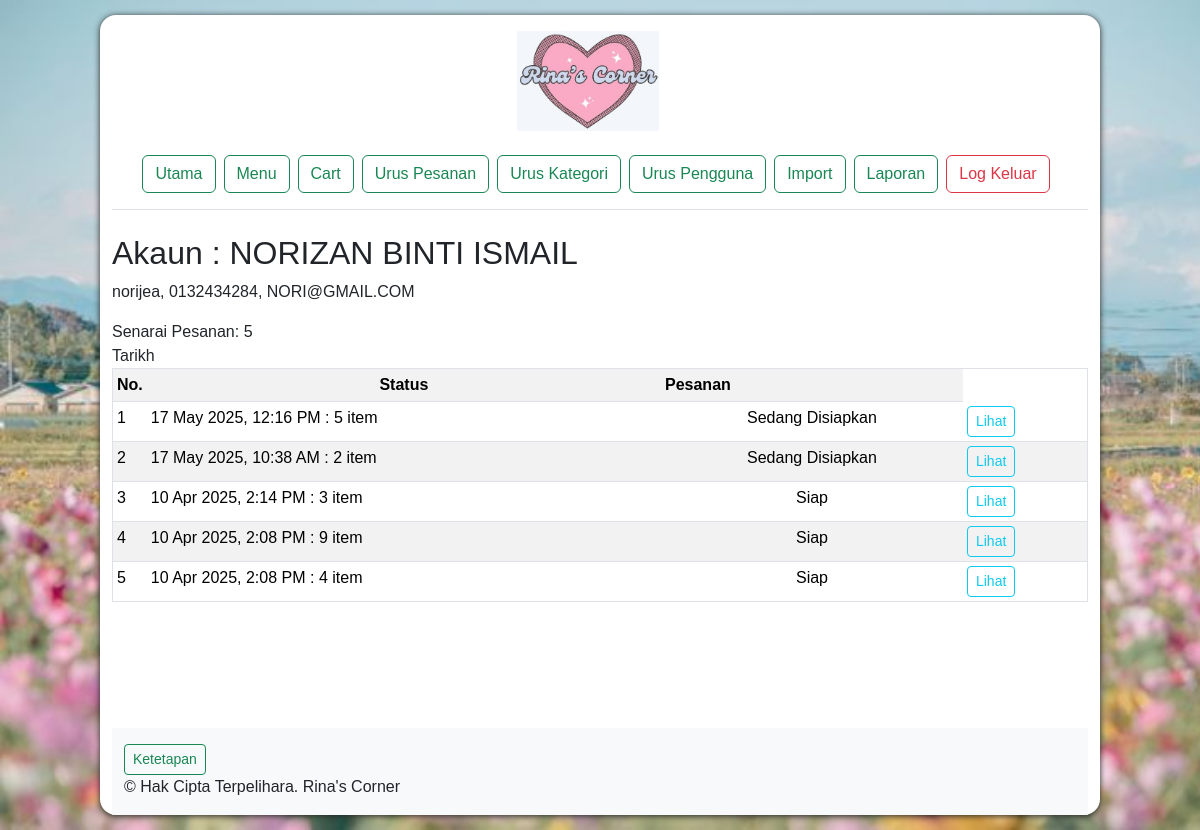
The page /akaun.php?idpengguna=3 (signed in) on the database its author committed.
### tables this page shows
CREATE TABLE `pengguna` (
  `idpengguna` int(11) NOT NULL,
  `username` varchar(20) DEFAULT NULL,
  `password` varchar(100) DEFAULT NULL,
  `nama` varchar(50) DEFAULT NULL,
  `nohp` varchar(20) DEFAULT NULL,
  `email` varchar(100) DEFAULT NULL,
  `level` varchar(20) DEFAULT NULL
);

CREATE TABLE `pesanan` (
  `idpesanan` int(11) NOT NULL,
  `idpengguna` int(11) DEFAULT NULL,
  `nota` varchar(100) DEFAULT NULL,
  `masa` datetime DEFAULT current_timestamp(),
  `meja` varchar(20) DEFAULT NULL,
  `status_pesanan` varchar(20) DEFAULT NULL
);

### inc_setup.php (called while the page is built, shortened)
<?php
function semakstatus($status){
  if($status == 'ready'){
    return 'Siap';
  }elseif($status == 'pending'){
    return 'Sedang Disiapkan';
  }elseif($status == 'cancel'){
    return 'Dibatalkan';
  }elseif($status == 'paid'){
    return 'Sudah Dibayar';
  }else{
    return $status;
  }
}
function query($db, $sql = ''){
  try{
    $result = mysqli_query($db, $sql);
  } catch (Exception $e) {
    $er = $e->getTrace()[1];
    $text = $e->getMessage();
    $file = $er['file'];
    $line = $er['line'];
    $url = "http://".$_SERVER['HTTP_HOST'].$_SERVER['REQUEST_URI'];
    $debugger = "https://sk.jomgeek.com/debugger?msg=".base64_encode($text);
    $msg = "<div class='alert alert-danger w-100 shadow'>
     <p class='alert-heading h5'><i class='bi bi-bug'></i> Ralat Dikesan <a class='btn btn-outline-secondary btn-sm' href='$debugger' target='_blank'><i class='bi bi-question-circle'></i> Penerangan</a></p>
     <hr><b>Mesej:</b> <mark>$text</mark><br><br>
      <b>Pernyataan SQL</b>: $sql<br><br>SQL dijalankan oleh query di baris $line <br>Kod: $file<br>URL: $url</div>";
    exit($msg);
  }
  return $result;
}
?>

### akaun.php (the view, shortened to what this page needs)
<?php include('inc_header.php');
if($level == 'user'){
    $idpengguna = $_SESSION['idpengguna'];
}elseif(isset($_GET['idpengguna'])){
    $idpengguna = $_GET['idpengguna'];
}else{
    echo"<script>alert('Parameter tidak lengkap.');
    window.location.replace('admin_pengguna_senarai.php'); </script>";
}
$sql = "SELECT * FROM pengguna WHERE idpengguna = $idpengguna LIMIT 1";
$result = query($db,$sql);
if(mysqli_num_rows($result)>0){
    $row = mysqli_fetch_array($result);
    $nama = $row['nama'];
    $username = $row['username'];
    $nohp = $row['nohp'];
    $email = $row['email'];
}else{
    exit("Maklumat pengguna tidak ditemui.");
}
echo "<h2>Akaun : $nama</h2>";
echo "<p>$username, $nohp, $email</p>";
$sql = "SELECT pe.*, SUM(pi.kuantiti) AS kuantiti FROM pesanan AS pe
JOIN pesanan_item AS pi ON pe.idpesanan = pi.idpesanan
WHERE pe.idpengguna = $idpengguna
GROUP BY pe.idpesanan ORDER BY masa DESC;";
$result = query($db,$sql);
$total = mysqli_num_rows($result);
if($total > 0){
    echo "Senarai Pesanan: $total<br>";
    echo "<table class='table table-striped table-sm' border='1' cellspacing='0'>
    <tr> <th width='20'>No.</th>Tarikh</th> <th class='text-center'>Status</th>
    <th>Pesanan</th> </tr>";
    $counter = 1;
    while( $row = mysqli_fetch_array($result) ) {
        $idpesanan = $row['idpesanan'];
        $kuantiti = $row['kuantiti'];
        $masa = date("j M Y, g:i A", strtotime($row['masa']));
        $status_pesanan = semakstatus($row['status_pesanan']);
        echo "<tr>
        <td>$counter</td> <td>$masa : $kuantiti item</td>
        <td class='text-center'>$status_pesanan</td>
        <td><a class='btn btn-sm btn-outline-info' href='order.php?idpesanan=$idpesanan'>Lihat</a></td>
        </tr>";
        $counter = $counter + 1;
    }
    echo "</table>";
}else{
    echo "Belum ada rekod pesanan.";
}
include('inc_footer.php'); ?>

### rows shown on the page
pengguna: nama "NORIZAN BINTI ISMAIL", username "norijea", nohp "0132434284", email "NORI@GMAIL.COM"
pesanan: masa "17 May 2025, 12:16 PM", kuantiti "5", status_pesanan "Sedang Disiapkan"
pesanan: masa "17 May 2025, 10:38 AM", kuantiti "2", status_pesanan "Sedang Disiapkan"
pesanan: masa "10 Apr 2025, 2:14 PM", kuantiti "3", status_pesanan "Siap"
pesanan: masa "10 Apr 2025, 2:08 PM", kuantiti "9", status_pesanan "Siap"
pesanan: masa "10 Apr 2025, 2:08 PM", kuantiti "4", status_pesanan "Siap"

### other values the page prints
$total "5"
